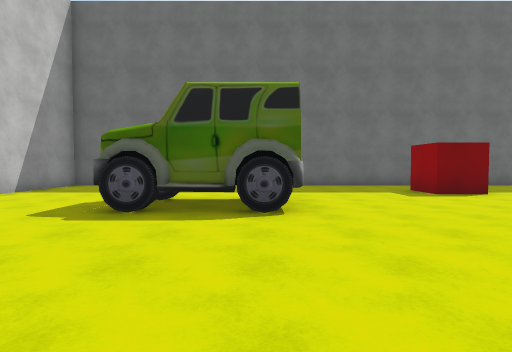
[1] (above)

23 first-person views from a walk through a Unity game level. The camera is 1.4 m above the floor, tilts 2° down and sees 80° across. The floor is counted in squares, 2 m on a side. Each view is taken from the middle of a square. On the plan, view 1 faces up. The plan holds only what a view shows up to about 10 squares ahead; the rest is blank. The place goes on beyond the plan. The player character is not drawn. Some surface patterns are stand-ins.

[2]
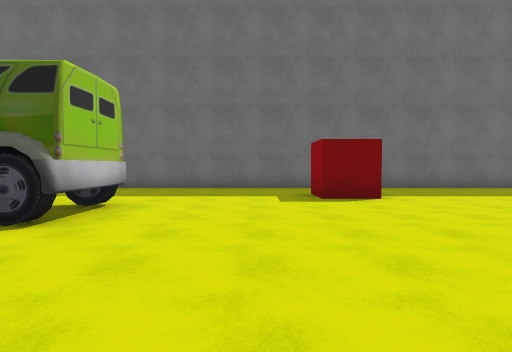

[3]
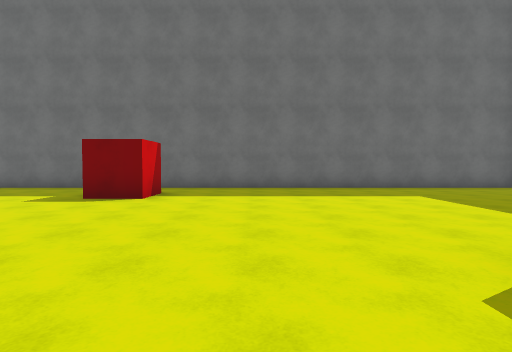

[4]
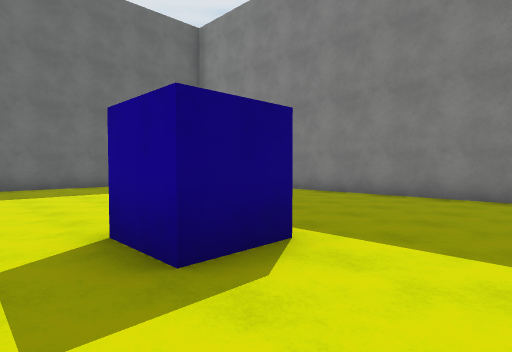

[5]
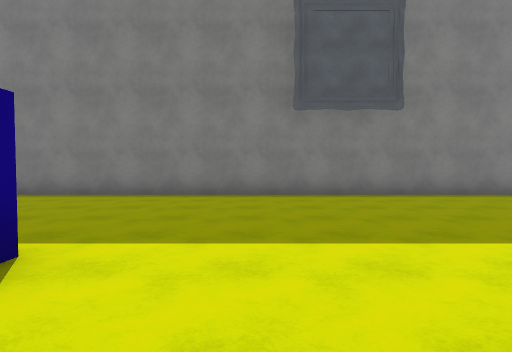

[6]
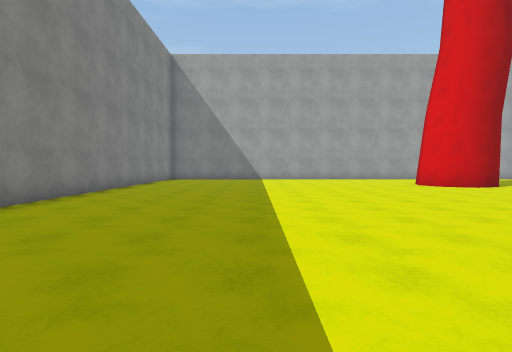

[7]
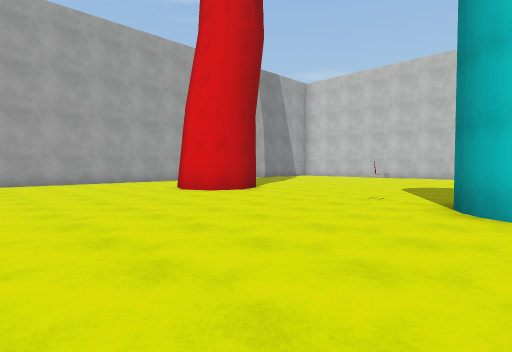

[8]
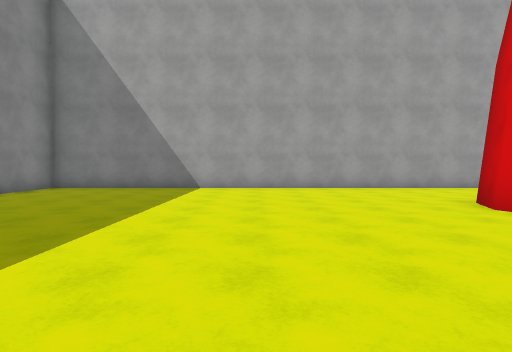

[9]
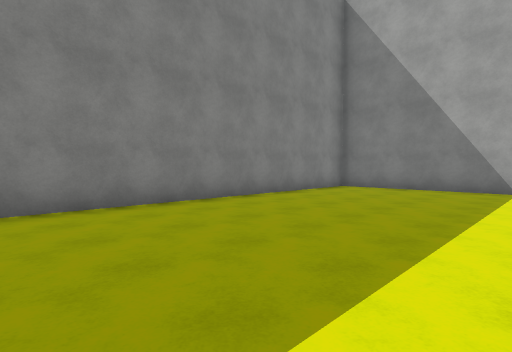

[10]
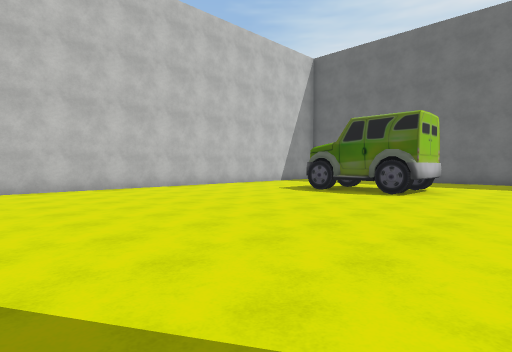

[11]
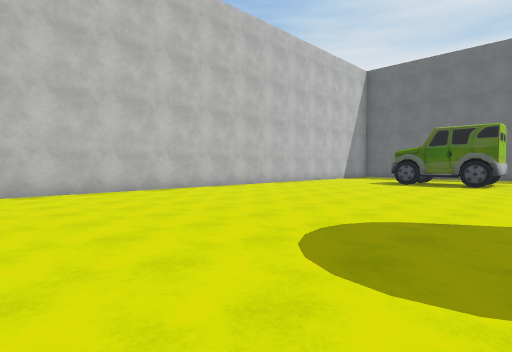

[12]
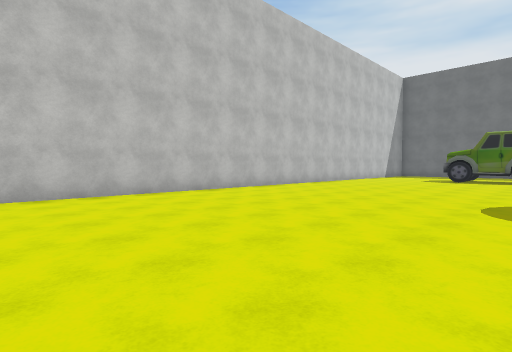

[13]
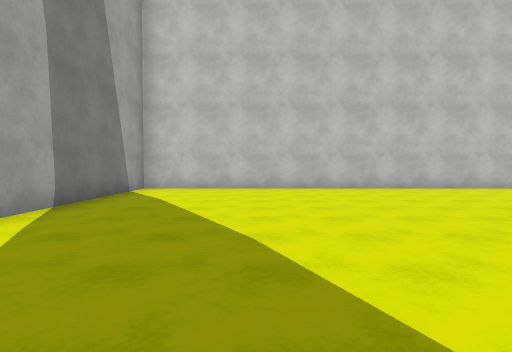

[14]
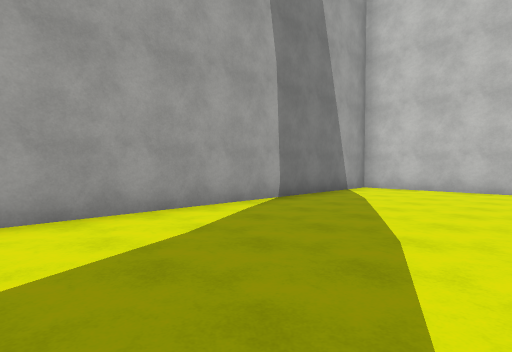

[15]
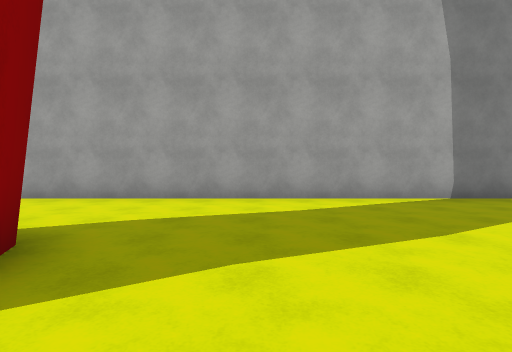

[16]
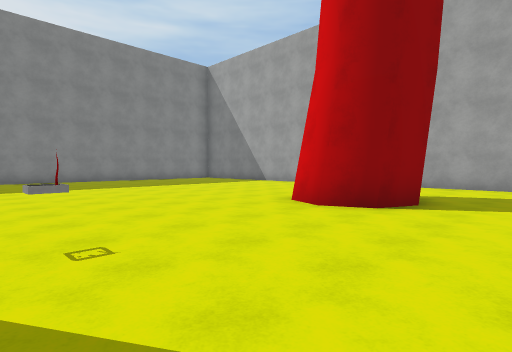

[17]
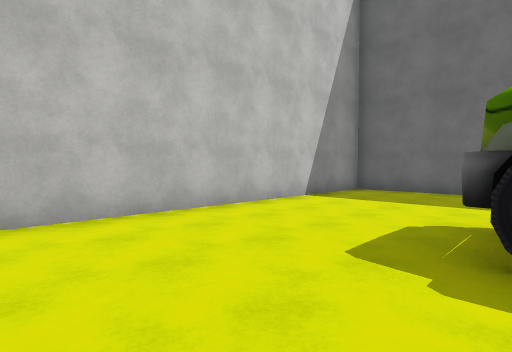

[18]
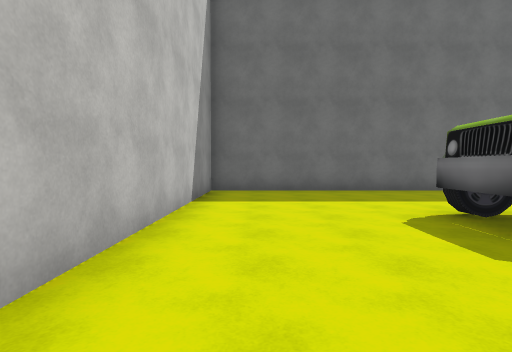

[19]
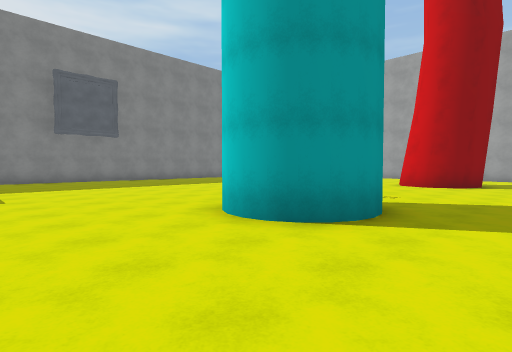

[20]
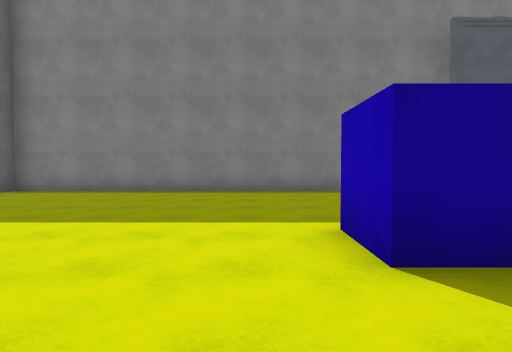

[21]
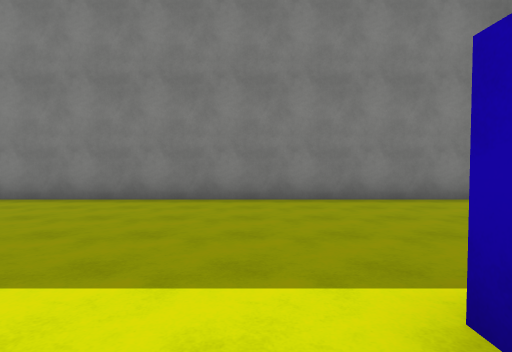

[22]
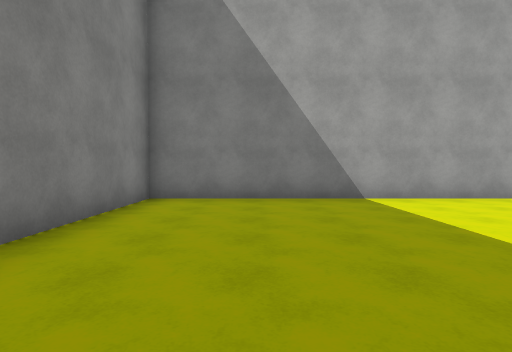

[23]
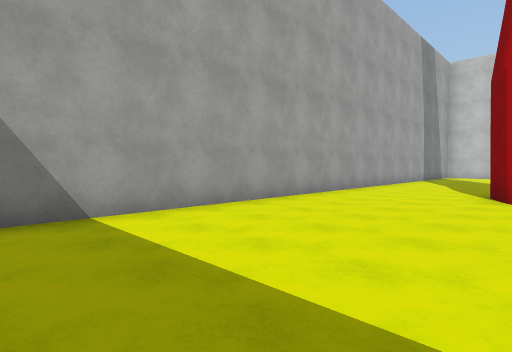

### Floor plan
Points are (right, up) in squares from view 1. A wall is a line through its corners. A room is listed if a view was taken in it or the views show most of it. See-through windows are left out.
Room 1 (views 1, 2, 3, 4, 5, 6, 7, 8, 9, 10, 11, 12, 13, 14, 15, 16, 17, 18, 19, 20, 21, 22, 23)
walls: (4.1, -1.1) (4.8, -0.7); (3.8, -1.4) (4.6, -0.7) (5.4, -0.8) (5.8, -1); (4.4, -0.8) (5.2, -0.7); (3.7, -1.8) (4, -1.3); (3.8, -2.4) (3.7, -2) (3.8, -1.6); (6, -2.7) (5.7, -3) (5.3, -3.2); (-0.4, 4.5) (-1.5, 4.6); (11.4, 1.8) (10.1, 1.8) (10.1, 3.1) (11.4, 3.1); (3.7, -9.9) (4.1, -8.9) (4.9, -8.6) (5.8, -8.9) (6.2, -9.8) (5.8, -10.7) (4.9, -11.1); (4, -10.7) (3.8, -10.1); (5.6, 8.6) (5.6, 7.4) (4.4, 7.4) (4.4, 8.6); (-6.2, 10.5) (-6.2, -14.4) (16.2, -14.4) (16.2, 10.5) (-6.2, 10.5)
objects: wheel (-2, 5); wheel (-2, 6); wheel (0, 5); wheel (0, 6); other object (5, -6); other object (5, -5)

Where each view was taken, in squares from view 1:
view 1: 0 up, 0 right, facing up
view 2: 1 up, 3 right, facing up
view 3: 1 up, 8 right, facing up
view 4: 0 up, 9 right, facing up-right
view 5: 0 up, 9 right, facing right
view 6: 1 up, 12 right, facing down
view 7: 2 down, 11 right, facing down-left
view 8: 5 down, 10 right, facing down
view 9: 5 down, 11 right, facing down-right
view 10: 3 down, 3 right, facing up-left
view 11: 7 down, 2 right, facing up-left
view 12: 10 down, 1 right, facing up-left
view 13: 11 down, 3 right, facing left
view 14: 10 down, 3 right, facing down-left
view 15: 8 down, 2 right, facing down
view 16: 4 down, 2 right, facing down-right
view 17: 2 up, 2 left, facing up-left
view 18: 2 up, 5 left, facing up
view 19: 2 up, 2 right, facing down-right
view 20: 4 up, 8 right, facing right
view 21: 4 up, 10 right, facing right
view 22: 8 down, 14 right, facing down
view 23: 10 down, 13 right, facing down-left
